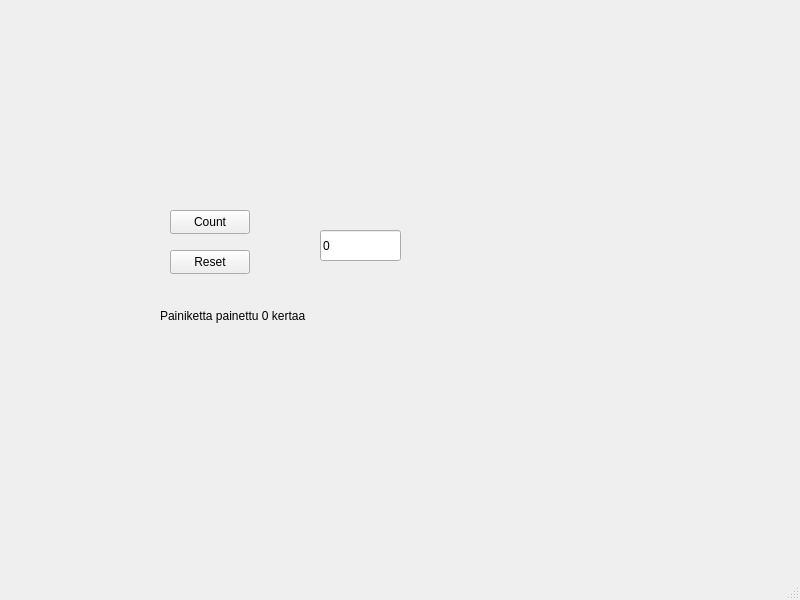
<?xml version="1.0" encoding="UTF-8"?>
<ui version="4.0">
 <class>MainWindow</class>
 <widget class="QMainWindow" name="MainWindow">
  <property name="geometry">
   <rect>
    <x>0</x>
    <y>0</y>
    <width>800</width>
    <height>600</height>
   </rect>
  </property>
  <property name="windowTitle">
   <string>MainWindow</string>
  </property>
  <widget class="QWidget" name="centralwidget">
   <widget class="QPushButton" name="btnCount">
    <property name="geometry">
     <rect>
      <x>170</x>
      <y>210</y>
      <width>80</width>
      <height>24</height>
     </rect>
    </property>
    <property name="text">
     <string>Count</string>
    </property>
   </widget>
   <widget class="QPushButton" name="btnReset">
    <property name="geometry">
     <rect>
      <x>170</x>
      <y>250</y>
      <width>80</width>
      <height>24</height>
     </rect>
    </property>
    <property name="text">
     <string>Reset</string>
    </property>
   </widget>
   <widget class="QLineEdit" name="txtResult">
    <property name="geometry">
     <rect>
      <x>320</x>
      <y>230</y>
      <width>81</width>
      <height>31</height>
     </rect>
    </property>
    <property name="text">
     <string>0</string>
    </property>
   </widget>
   <widget class="QLabel" name="labelInfo">
    <property name="geometry">
     <rect>
      <x>160</x>
      <y>300</y>
      <width>251</width>
      <height>31</height>
     </rect>
    </property>
    <property name="text">
     <string>Painiketta painettu 0 kertaa</string>
    </property>
   </widget>
  </widget>
  <widget class="QMenuBar" name="menubar">
   <property name="geometry">
    <rect>
     <x>0</x>
     <y>0</y>
     <width>800</width>
     <height>21</height>
    </rect>
   </property>
  </widget>
  <widget class="QStatusBar" name="statusbar"/>
 </widget>
 <resources/>
 <connections/>
</ui>
